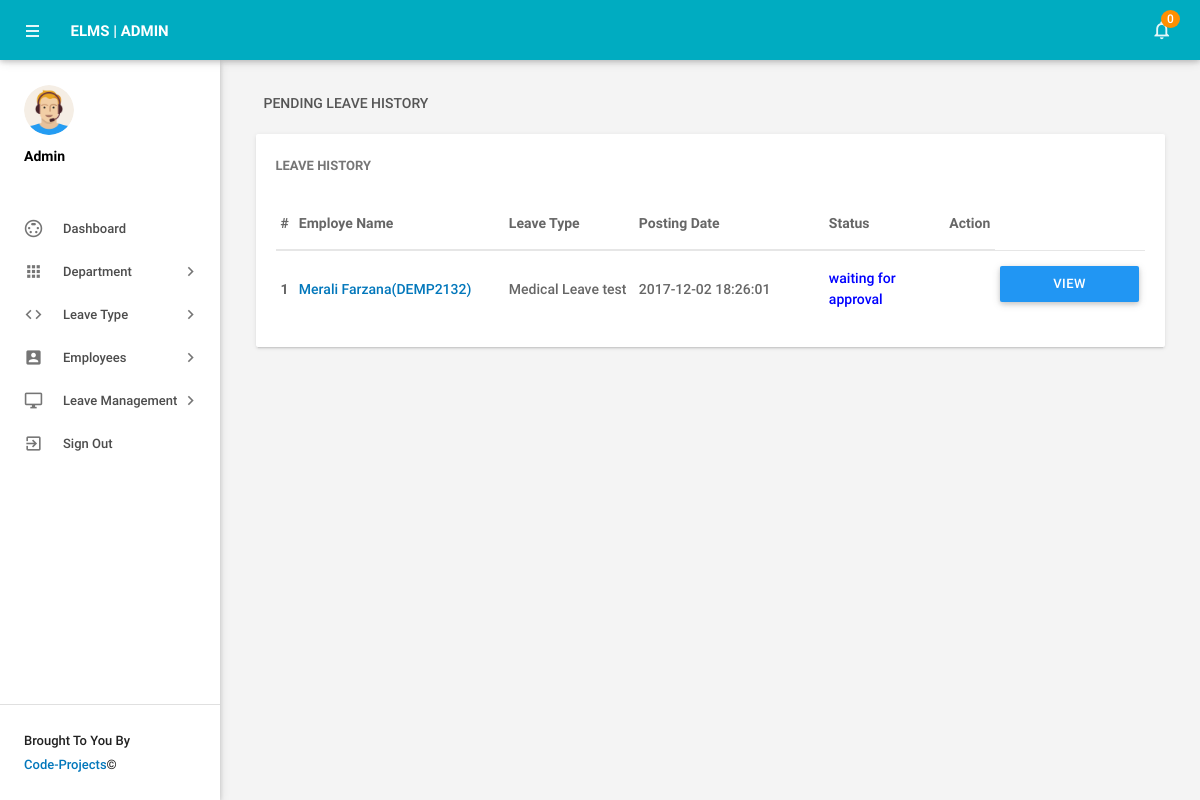
The app's page /admin/pending-leavehistory.php (signed in) with its own data.
### tables this page shows
CREATE TABLE IF NOT EXISTS `tblleaves` (
  `id` int(11) NOT NULL,
  `LeaveType` varchar(110) NOT NULL,
  `ToDate` varchar(120) NOT NULL,
  `FromDate` varchar(120) NOT NULL,
  `Description` mediumtext NOT NULL,
  `PostingDate` timestamp NOT NULL DEFAULT CURRENT_TIMESTAMP,
  `AdminRemark` mediumtext,
  `AdminRemarkDate` varchar(120) DEFAULT NULL,
  `Status` int(1) NOT NULL,
  `IsRead` int(1) NOT NULL,
  `empid` int(11) DEFAULT NULL
);

CREATE TABLE IF NOT EXISTS `tblemployees` (
  `id` int(11) NOT NULL,
  `EmpId` varchar(100) NOT NULL,
  `FirstName` varchar(150) NOT NULL,
  `LastName` varchar(150) NOT NULL,
  `EmailId` varchar(200) NOT NULL,
  `Password` varchar(180) NOT NULL,
  `Gender` varchar(100) NOT NULL,
  `Dob` varchar(100) NOT NULL,
  `Department` varchar(255) NOT NULL,
  `Address` varchar(255) NOT NULL,
  `City` varchar(200) NOT NULL,
  `Country` varchar(150) NOT NULL,
  `Phonenumber` char(11) NOT NULL,
  `Status` int(1) NOT NULL,
  `RegDate` timestamp NOT NULL DEFAULT CURRENT_TIMESTAMP
);

### admin/pending-leavehistory.php (the view, shortened to what this page needs)
<?php
include('includes/config.php');
if(strlen($_SESSION['alogin'])==0)
    {
header('location:index.php');
}
else{
 ?>
<!DOCTYPE html>
<html lang="en">
    <head>
        <link type="text/css" rel="stylesheet" href="../assets/plugins/materialize/css/materialize.min.css"/>
        <link href="../assets/plugins/material-preloader/css/materialPreloader.min.css" rel="stylesheet">
        <link href="../assets/plugins/datatables/css/jquery.dataTables.min.css" rel="stylesheet">
                <link href="../assets/plugins/google-code-prettify/prettify.css" rel="stylesheet" type="text/css"/>
        <link href="../assets/css/alpha.min.css" rel="stylesheet" type="text/css"/>
        <link href="../assets/css/custom.css" rel="stylesheet" type="text/css"/>
    </head>
    <body>
       <?php include('includes/header.php');?>
       <?php include('includes/sidebar.php');?>
            <main class="mn-inner">
                <div class="row">
                    <div class="col s12">
                        <div class="page-title">Pending Leave History</div>
                    </div>
                    <div class="col s12 m12 l12">
                        <div class="card">
                            <div class="card-content">
                                <span class="card-title">Leave History</span>
                                <table id="example" class="display responsive-table ">
                                    <thead>
                                        <tr>
                                            <th>#</th>
                                            <th width="200">Employe Name</th>
                                            <th width="120">Leave Type</th>
                                             <th width="180">Posting Date</th>
                                            <th>Status</th>
                                            <th align="center">Action</th>
                                        </tr>
                                    </thead>
                                    <tbody>
<?php
$status=0;
$sql = "SELECT tblleaves.id as lid,tblemployees.FirstName,tblemployees.LastName,tblemployees.EmpId,tblemployees.id,tblleaves.LeaveType,tblleaves.PostingDate,tblleaves.Status from tblleaves join tblemployees on tblleaves.empid=tblemployees.id where tblleaves.Status=:status order by lid desc";
$query = $dbh -> prepare($sql);
$query->bindParam(':status',$status,PDO::PARAM_STR);
$query->execute();
$results=$query->fetchAll(PDO::FETCH_OBJ);
$cnt=1;
if($query->rowCount() > 0)
{
foreach($results as $result)
{
      ?>
                                        <tr>
                                            <td> <b><?php echo htmlentities($cnt);?></b></td>
                                              <td><a href="editemployee.php?empid=<?php echo htmlentities($result->id);?>" target="_blank"><?php echo htmlentities($result->FirstName." ".$result->LastName);?>(<?php echo htmlentities($result->EmpId);?>)</a></td>
                                            <td><?php echo htmlentities($result->LeaveType);?></td>
                                            <td><?php echo htmlentities($result->PostingDate);?></td>
                                                                       <td><?php $stats=$result->Status;
if($stats==1){
                                             ?>
                                                 <span style="color: green">Approved</span>
                                                 <?php } if($stats==2)  { ?>
                                                <span style="color: red">Not Approved</span>
                                                 <?php } if($stats==0)  { ?>
 <span style="color: blue">waiting for approval</span>
 <?php } ?>
                                             </td>
          <td>
           <td><a href="leave-details.php?leaveid=<?php echo htmlentities($result->lid);?>" class="waves-effect waves-light btn blue m-b-xs"  > View Details</a></td>
                                    </tr>
                                         <?php $cnt++;} }?>
                                    </tbody>
                                </table>
                            </div>
                        </div>
                    </div>
                </div>
            </main>
        </div>
        <div class="left-sidebar-hover"></div>
    </body>
</html>
<?php } ?>

### records on screen
tblleaves: tblemployees.FirstName+LastName "Merali Farzana", tblemployees.EmpId "DEMP2132", LeaveType "Medical Leave test", PostingDate "2017-12-02 18:26:01", Status "waiting for approval"

### other values on screen
$unreadcount "0"
